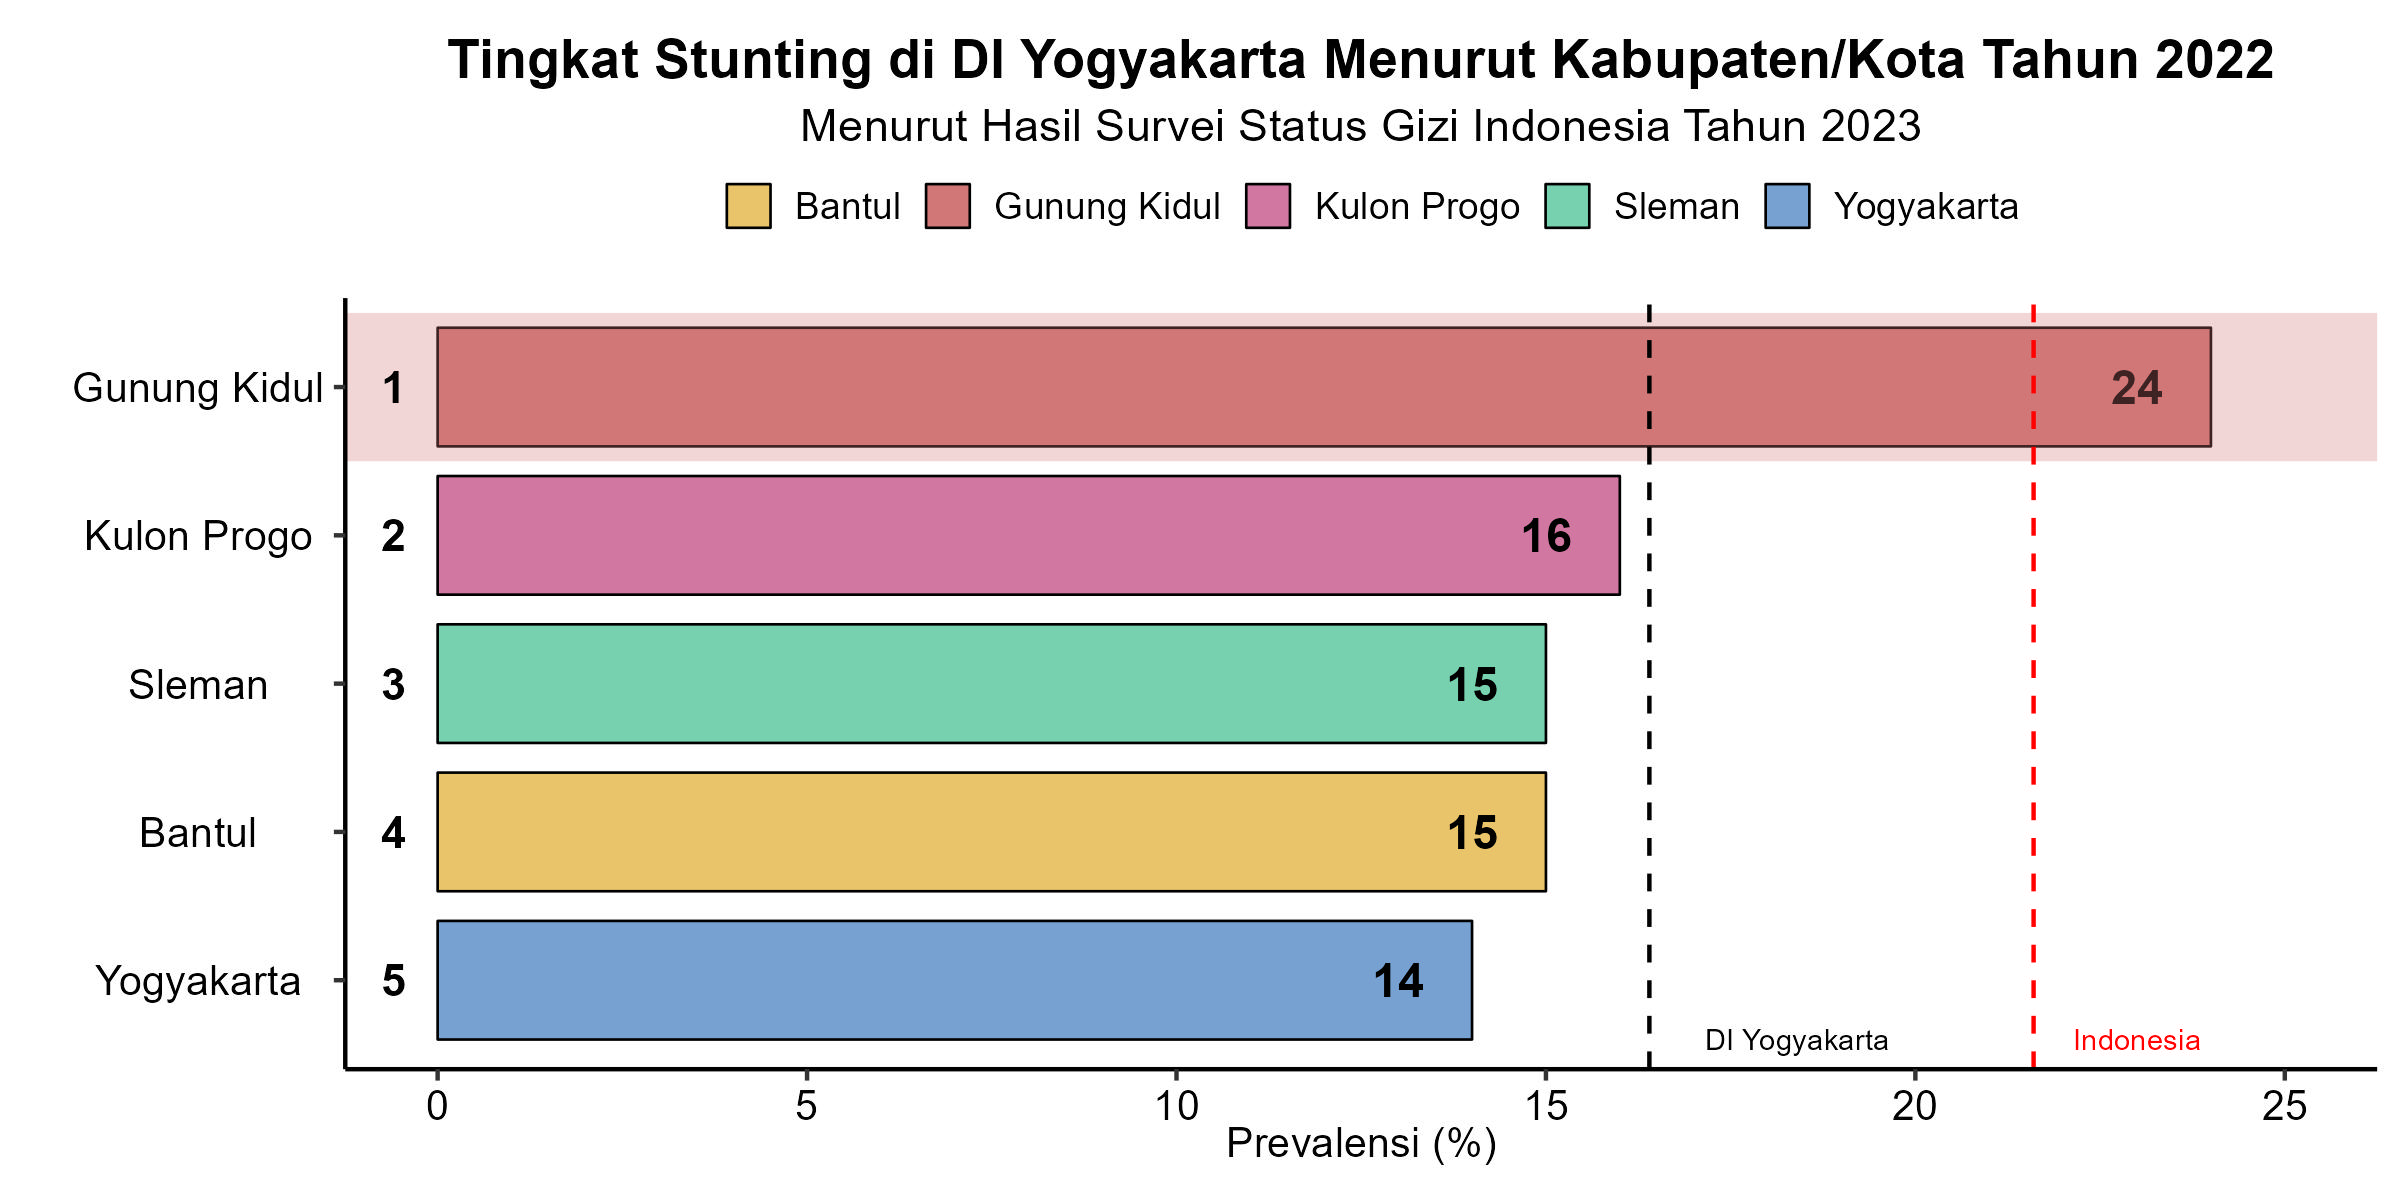

Write R code to recreate this figure.
library(tidyverse)
library(readxl)
library(RColorBrewer)

df <- read_excel("Buku1.xlsx", sheet = "Lembar1")
head(df)
coul <- brewer.pal(5, "Set3")
#df$Kabupaten_Kota <- gsub(" ", "\n", df$Kabupaten_Kota)
df$Prevalensi <- round(df$Prevalensi)

p5 <- ggplot(df, aes(y = reorder(Daerah, Prevalensi), x = Prevalensi)) +
  geom_col(
    aes(fill = factor(Daerah)),
    position = "identity",
    color = "black",
    width = 0.8,
    linewidth = 0.3,
    just = 0.5
  ) +
  theme_classic() +
  labs(
    y = "",
    x = "Prevalensi (%)",
    title = "Tingkat Stunting di DI Yogyakarta Menurut Kabupaten/Kota Tahun 2022",
    subtitle = "Menurut Hasil Survei Status Gizi Indonesia Tahun 2023",
    fill = "",
  ) +
  coord_cartesian(xlim = c(0, 25)) +
  scale_x_continuous(breaks = seq(0, 25, by = 5)) +
  scale_fill_manual(values = c("#e9c46a", "#d17777", "#d177a1", "#77d1af", "#77a1d1")) +
  theme(
    axis.text.y = element_text(size = 10, angle = 0, vjust = 0.5, hjust = 0.5, color = "black"),
    axis.text.x = element_text(size = 10, color = "black"),
    axis.title.x = element_text(size = 10, vjust = 2.5),
    axis.title.y = element_text(size = 10, hjust = 0.5, vjust = -1.5),
    legend.position = "top",
    legend.title = element_text(size = 11, color = "black"),
    legend.text = element_text(size = 9, color = "black"),
    legend.key.size = unit(4, "mm"),
    plot.subtitle = element_text(size = 11, color = "black", hjust = 0.5, vjust = -0.5),
    plot.title = element_text(size = 13, face = "bold", color = "black", hjust = 0.5, vjust = -0.5)
  ) +
  geom_text(
    aes(label = paste(Prevalensi), fontface = "bold"),
    size = 4,
    nudge_x = -1,
    col = "black"
  ) +
  annotate("rect", 
           ymin = 4.5, ymax = 5.5 , 
           xmin = -Inf, xmax = Inf, 
           alpha = 0.3, fill = "#d17777", layer = "below") +
  geom_vline(xintercept = 21.6, slope = 0, color = "red", linetype = 2, size = 0.5, linewidth = 0.5) +
  geom_vline(xintercept = 16.4, slope = 0, color = "black", linetype = 2, size = 0.5, linewidth = 0.5) +
  annotate("text", y = 0.6, x = 18.4, label = "DI Yogyakarta", size = 2.5, color = "black") +
  annotate("text", y = 0.6, x = 23, label = "Indonesia", size = 2.5, color = "red") +
  annotate("text", y = 1:5, x = -0.6, label = c(5, 4, 3, 2, 1), fontface = "bold")
p5

ggsave("DIY.jpg", plot = p5, width = 8, height = 4)